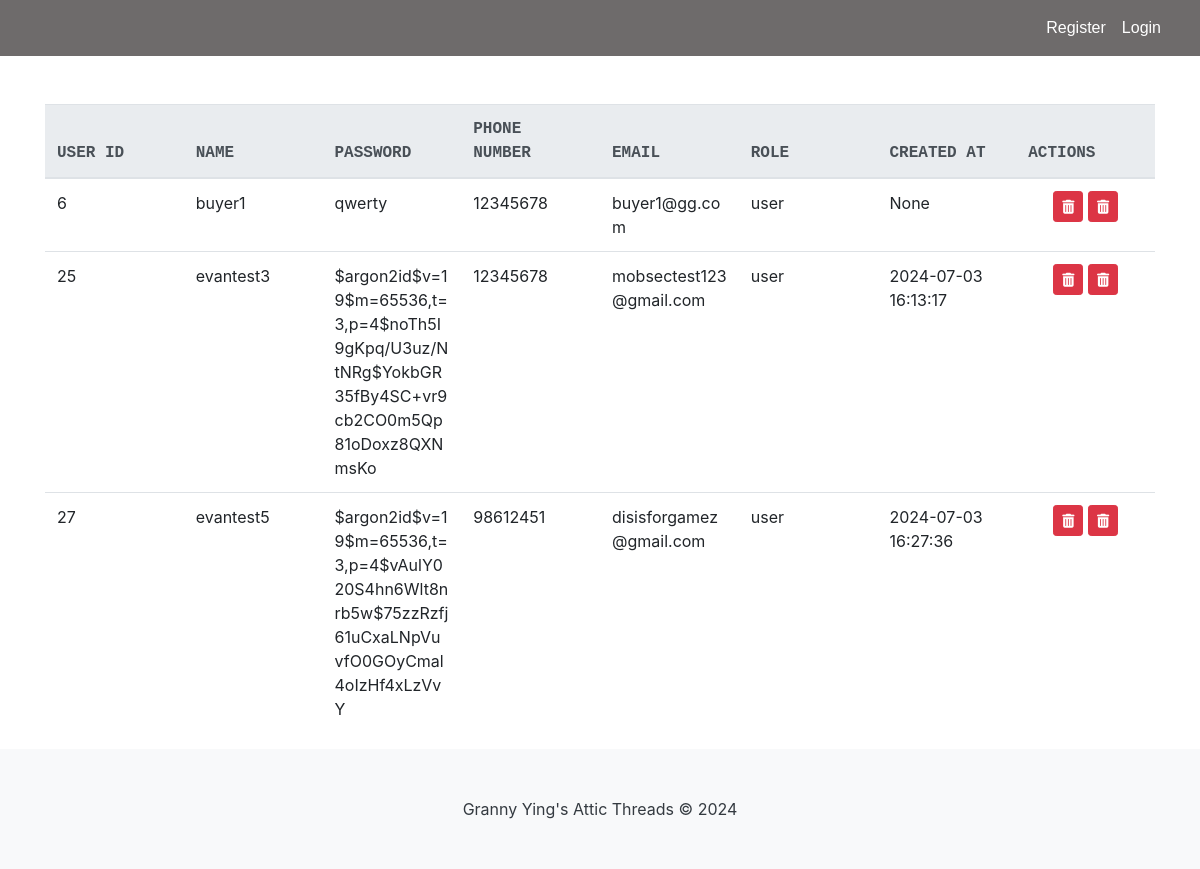
/list, run on an earlier commit of the app's database.
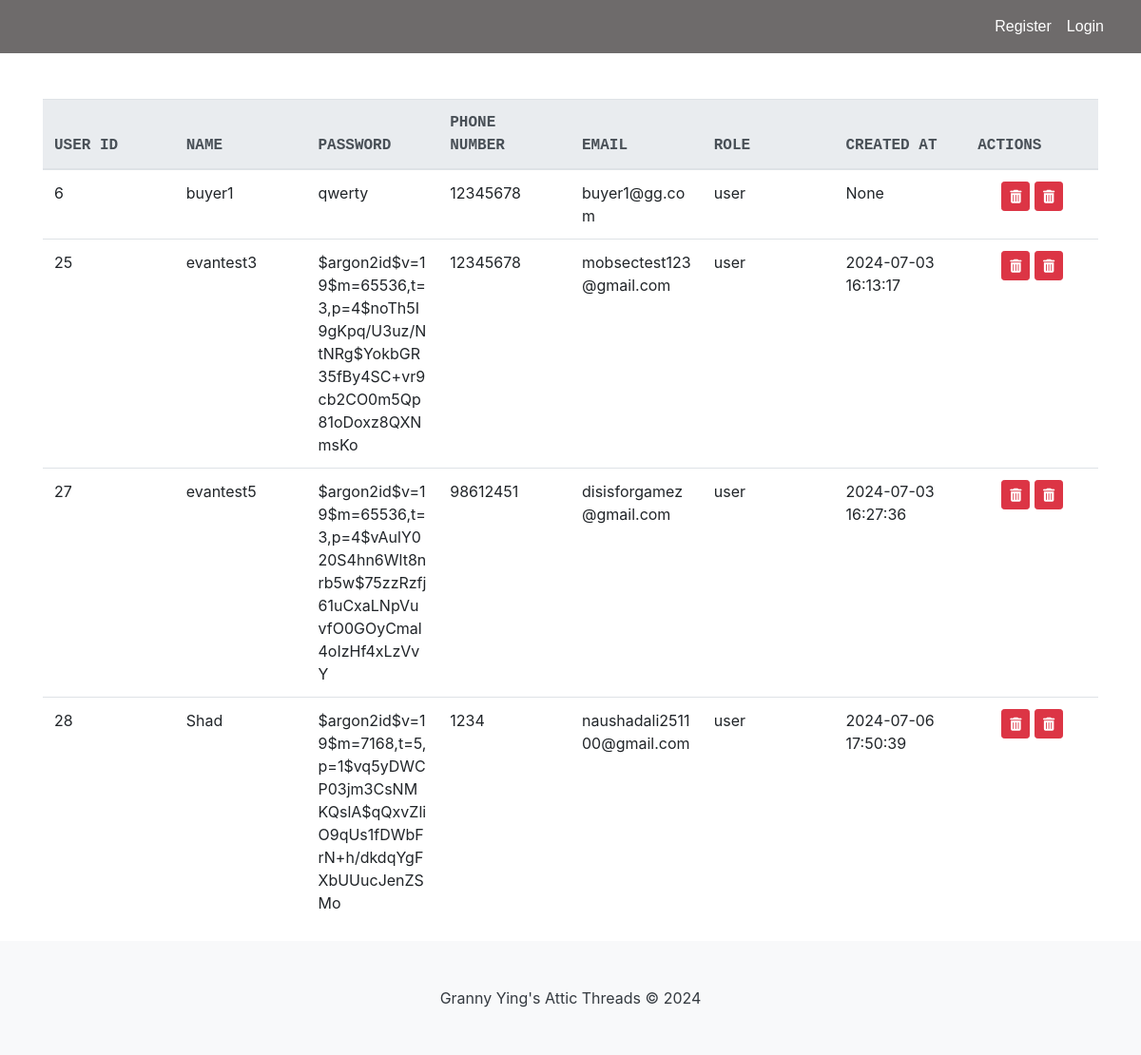
And on a later commit of the database.
### tables this page shows
CREATE TABLE "Users" (
	"user_id"	INTEGER NOT NULL,
	"name"	VARCHAR(45) NOT NULL,
	"password"	VARCHAR(45) NOT NULL,
	"phoneNum"	VARCHAR(45) NOT NULL,
	"email"	VARCHAR(45) NOT NULL UNIQUE,
	"role"	VARCHAR(10) NOT NULL,
	"created_at"	DATETIME,
	"login_attempts"	INTEGER,
	"is_verified"	INTEGER NOT NULL DEFAULT 0,
	PRIMARY KEY("user_id" AUTOINCREMENT)
);

### app.py (the view)
@app.route("/list")
def list():
    con = sqlite3.connect("database.db")
    con.row_factory = sqlite3.Row
    cur = con.cursor()
    cur.execute("SELECT user_id, * FROM Users")
    rows = cur.fetchall()
    con.close()
    return render_template("list.html", rows=rows)

### app.py (called while the page is built)
@app.before_request
def make_session_permanent():
    session.permanent = True
    app.permanent_session_lifetime = timedelta(minutes=15)
    session.modified = True

### templates/list.html (shortened to what this page needs)
<!DOCTYPE html>
<html lang="en">
{% include "header.html" %}
<head>
    {% include "navbar.html" %}
    <link rel="stylesheet" href="https://stackpath.bootstrapcdn.com/bootstrap/4.3.1/css/bootstrap.min.css">
</head>
<body>
    <div class="container mt-5">
        <div class="table-container">
            <table class="table table-hover">
                <thead class="thead-light">
                    <tr>
                        <th>User ID</th>
                        <th>Name</th>
                        <th>Password</th>
                        <th>Phone Number</th>
                        <th>Email</th>
                        <th>Role</th>
                        <th>Created At</th>
                        <th>Actions</th>
                    </tr>
                </thead>
                <tbody>
                    {% for row in rows %}
                    <tr>
                        <td>{{ row["user_id"] }}</td>
                        <td>{{ row["name"] }}</td>
                        <td>{{ row["password"] }}</td>
                        <td>{{ row["phoneNum"] }}</td>
                        <td>{{ row["email"] }}</td>
                        <td>{{ row["role"] }}</td>
                        <td>{{ row["created_at"] }}</td>
                        <td class="text-center">
                            <form onsubmit="return confirm('Are you sure you want to DELETE this User from the Database?');"
                                action="{{ url_for('delete') }}" method="POST" class="d-inline">
                                <button type="submit" class="btn btn-danger btn-sm"><i class="fas fa-trash-alt"></i></button>
                            </form>
                            <form onsubmit="return confirm('Unlock This Users Account?');"
                                action="{{ url_for('unlock') }}" method="POST" class="d-inline">
                                <button type="submit" class="btn btn-danger btn-sm"><i class="fas fa-trash-alt"></i></button>
                            </form>
                        </td>
                    </tr>
                    {% endfor %}
                </tbody>
            </table>
        </div>
    </div>
    {% include "footer.html" %}
</body>
</html>

### templates/header.html (shortened to what this page needs)
<head>
    <link rel="stylesheet" type="text/css" href="{{ url_for('static', filename='css/site.css')}}" />
    <link rel="stylesheet" href="https://cdn.jsdelivr.net/npm/bootstrap@4.1.3/dist/css/bootstrap.min.css">
    <link rel="stylesheet" href="https://cdn.jsdelivr.net/npm/bootstrap-select@1.13.14/dist/css/bootstrap-select.min.css">
</head>

### templates/navbar.html (shortened to what this page needs)
<nav class="navbar navbar-expand-lg">
    <div class="container justify-content-end">
        <ul class="navbar-nav ml-auto">
            {% if 'role' in session and (session['role'] == 'admin' or session['otp_verified']) %}
            <li class="nav-item">
                <span class="nav-link">Welcome, {{ session['name'] }}</span>
            </li>
            <li class="nav-item">
                <a href="{{ url_for('view_profile') }}" class="nav-link"><i class="fas fa-user"></i> My Profile</a>
            </li>
            {% if session['role'] != 'admin' %}
            <li class="nav-item">
                <a href="{{ url_for('view_cart') }}" class="nav-link">
                    <i class="fas fa-shopping-cart"></i> Cart
                </a>
            </li>
            {% endif %}
            <li class="nav-item">
                <a href="{{ url_for('logout') }}" class="nav-link">Logout</a>
            </li>
            {% else %}
            <li class="nav-item">
                <a href="{{ url_for('register') }}" class="nav-link">Register</a>
            </li>
            <li class="nav-item">
                <a href="{{ url_for('login') }}" class="nav-link">Login</a>
            </li>
            {% endif %}
        </ul>
    </div>
</nav>

### templates/footer.html
<footer class="py-5" style="margin-top: auto; background-color: #f8f9fa;">
   <div class="container text-center">
       <span class="text-dark">Granny Ying's Attic Threads &copy; 2024</span>
   </div>
</footer>

### static/css/site.css (style rules this page uses)
.navbar { background-color: rgb(110, 107, 107); font-size: 1em; font-family: 'Trebuchet MS', 'Lucida Sans Unicode', 'Lucida Grande', 'Lucida Sans', Arial, sans-serif; color: white; padding: 8px 5px; }
.navbar a { text-decoration: none; color: inherit; }
html, body { height: 100%; margin: 0; padding: 0; }
body { display: flex; flex-direction: column; }
footer { background-color: rgb(86, 136, 132); width: 100%; flex-shrink: 0; }

### templates/list.html (style rules this page uses)
th { font-family: monospace; text-transform: uppercase; }
.table-container { overflow-x: auto; }
.table { width: 100%; table-layout: fixed; }
.table th, .table td { word-wrap: break-word; }

What changed in the data, as far as the page shows it:
added Users: user_id "28", name "Shad", password "$argon2id$v=19$m=7168,t=5,p=1$vq5yDWCP03jm3CsNMKQslA$qQxvZliO9qUs1fDWbFrN+h/dkdqYgFXbUUucJenZSMo", phoneNum "1234", email "naushadali251100@gmail.com", role "user", created_at "2024-07-06 17:50:39"
